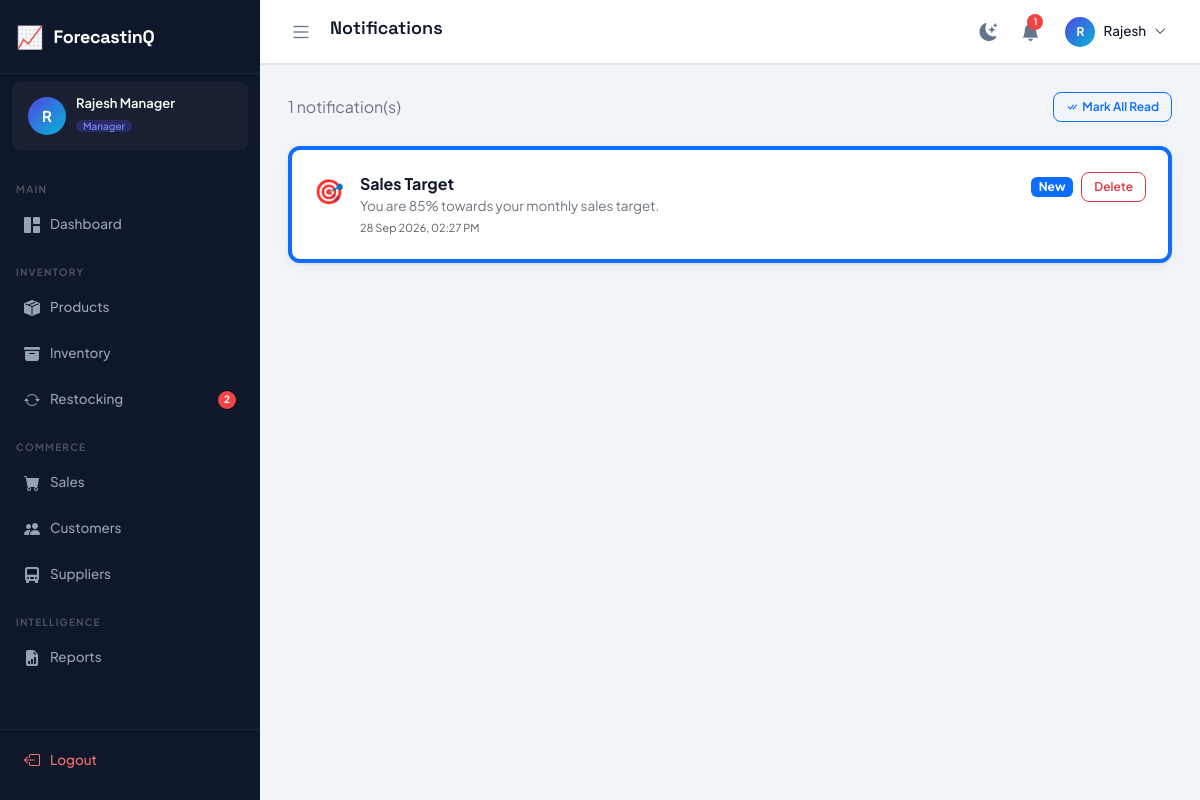
/notifications/ (signed in), run on the app's committed database.
### tables this page shows
CREATE TABLE notifications (
    id INTEGER PRIMARY KEY AUTOINCREMENT,
    user_id INTEGER,
    type VARCHAR(20) NOT NULL CHECK(type IN ('low_stock','out_of_stock','forecast','sales_target','system')),
    title VARCHAR(200) NOT NULL,
    message TEXT,
    is_read INTEGER DEFAULT 0,
    created_at TIMESTAMP DEFAULT CURRENT_TIMESTAMP,
    FOREIGN KEY (user_id) REFERENCES users(id) ON DELETE CASCADE
);

### blueprints/notifications.py (the view)
@bp.route("/")
@login_required
def index():
    user = get_current_user()
    if request.args.get("mark_all"):
        dbQuery("UPDATE notifications SET is_read=1 WHERE user_id=?", (user["id"],))
        return redirect(url_for("notifications.index"))
    notifications = dbFetchAll(
        "SELECT * FROM notifications WHERE user_id=? ORDER BY created_at DESC", (user["id"],)
    )
    icon_map = {"low_stock": "⚠️", "out_of_stock": "🚨", "forecast": "📊", "sales_target": "🎯", "system": "🔔"}
    for n in notifications:
        n["icon"] = icon_map.get(n["type"], "🔔")
    return render_template(
        "notifications/index.html",
        page_title="Notifications", active_menu="notifications",
        notifications_list=notifications,
    )

### db.py (called while the page is built)
def get_db():
    if "db" not in g:
        g.db = sqlite3.connect(current_app.config["DATABASE_PATH"])
        g.db.row_factory = sqlite3.Row
        g.db.execute("PRAGMA foreign_keys = ON")
    return g.db

def _row_to_dict(row):
    return dict(row) if row is not None else None

def dbFetchAll(sql, params=()):
    cur = get_db().execute(sql, params)
    return [dict(r) for r in cur.fetchall()]

def dbFetchOne(sql, params=()):
    cur = get_db().execute(sql, params)
    row = cur.fetchone()
    return _row_to_dict(row)

### utils.py (called while the page is built)
def is_logged_in() -> bool:
    return bool(session.get("user_id"))

def get_current_user() -> dict:
    return {
        "id": session.get("user_id", 0),
        "name": session.get("user_name", ""),
        "email": session.get("user_email", ""),
        "role": session.get("user_role", ""),
        "username": session.get("username", ""),
    }

def login_required(view):
    @wraps(view)
    def wrapped(*args, **kwargs):
        if not is_logged_in():
            return redirect(url_for("auth.login"))
        return view(*args, **kwargs)
    return wrapped

def format_datetime(value) -> str:
    if not value:
        return ""
    dt = _to_datetime(value)
    return dt.strftime("%d %b %Y, %I:%M %p") if dt else str(value)

def _to_datetime(value):
    if isinstance(value, (datetime, date)):
        return value
    if not isinstance(value, str):
        return None
    for fmt in ("%Y-%m-%d %H:%M:%S", "%Y-%m-%d", "%Y-%m-%dT%H:%M:%S"):
        try:
            return datetime.strptime(value, fmt)
        except ValueError:
            continue
    return None

def get_unread_notifications():
    user = get_current_user()
    return dbFetchAll(
        "SELECT * FROM notifications WHERE user_id = ? AND is_read = 0 ORDER BY created_at DESC LIMIT 10",
        (user["id"],),
    )

def get_notification_count() -> int:
    user = get_current_user()
    row = dbFetchOne(
        "SELECT COUNT(*) AS cnt FROM notifications WHERE user_id = ? AND is_read = 0",
        (user["id"],),
    )
    return int(row["cnt"]) if row else 0

def get_low_stock_count() -> int:
    row = dbFetchOne(
        "SELECT COUNT(*) AS cnt FROM products WHERE stock_quantity <= min_stock_level AND status='active'"
    )
    return int(row["cnt"]) if row else 0

### templates/notifications/index.html
{% extends "base.html" %}
{% block content %}
<div class="d-flex align-items-center justify-content-between mb-4">
    <span class="text-secondary">{{ notifications_list|length }} notification(s)</span>
    <a href="?mark_all=1" class="btn btn-sm btn-outline-primary"><i class="bi bi-check-all me-1"></i>Mark All Read</a>
</div>
<div class="d-flex flex-column gap-3">
{% if not notifications_list %}
    <div class="empty-state"><i class="bi bi-bell-slash"></i><p>No notifications yet.</p></div>
{% else %}
{% for n in notifications_list %}
    <div class="stat-card {{ '' if n.is_read else 'border-start border-4 border-primary' }}" style="--card-color:transparent;">
        <div class="d-flex align-items-start gap-3">
            <span style="font-size:24px;">{{ n.icon }}</span>
            <div class="flex-grow-1">
                <div class="fw-700">{{ n.title }}</div>
                <div class="text-secondary" style="font-size:13.5px;">{{ n.message }}</div>
                <div class="text-muted" style="font-size:11px;margin-top:4px;">{{ fmt_datetime(n.created_at) }}</div>
            </div>
            <div class="d-flex align-items-center gap-2">
                {% if not n.is_read %}
                <span class="badge bg-primary" style="height:fit-content;">New</span>
                {% endif %}
                <form action="{{ url_for('notifications.delete', notification_id=n.id) }}" method="POST" style="margin: 0;">
                    <button type="submit" class="btn btn-sm btn-outline-danger" onclick="return confirm('Delete this notification?');">
                        Delete
                    </button>
                </form>
            </div>
        </div>
    </div>
{% endfor %}
{% endif %}
{% endblock %}

### static/css/app.css (style rules this page uses)
:root { --primary: #4f46e5; --primary-dark: #3730a3; --primary-light: #818cf8; --accent: #06b6d4; --success: #10b981; --warning: #f59e0b; --danger: #ef4444; --info: #3b82f6; --bg: #f1f5f9; --surface: #ffffff; --surface-2: #f8fafc; --border: #e2e8f0; --border-light: #f1f5f9; --text-primary: #0f172a; --text-secondary:#64748b; --text-muted: #94a3b8; --sidebar-bg: #0f172a; --sidebar-text: #94a3b8; --sidebar-active:#4f46e5; --sidebar-hover: rgba(255,255,255,0.07); --sidebar-width: 260px; --topbar-bg: #ffffff; --topbar-height: 64px; --radius: 12px; --radius-sm: 8px; --radius-lg: 16px; --shadow: 0 1px 3px rgba(0,0,0,0.08), 0 4px 16px rgba(0,0,0,0.04); --shadow-md: 0 4px 24px rgba(0,0,0,0.10); --font-main: 'Plus Jakarta Sans', sans-serif; --font-head: 'Space Grotesk', sans-serif; --transition: 0.22s cubic-bezier(0.4,0,0.2,1); }
*, *::before, *::after { box-sizing: border-box; margin: 0; padding: 0; }
html { scroll-behavior: smooth; }
body { font-family: var(--font-main); background: var(--bg); color: var(--text-primary); display: flex; min-height: 100vh; overflow-x: hidden; transition: background var(--transition), color var(--transition); }
.stat-card { background: var(--surface); border: 1px solid var(--border); border-radius: var(--radius); padding: 22px; box-shadow: var(--shadow); transition: transform var(--transition), box-shadow var(--transition); position: relative; overflow: hidden; }
.stat-card::after { content: ''; position: absolute; top: 0; left: 0; right: 0; height: 3px; background: var(--card-color, var(--primary)); }
.btn { border-radius: var(--radius-sm); font-weight: 600; font-family: var(--font-main); font-size: 13.5px; transition: all var(--transition); }
.btn-sm { font-size: 12px; padding: 5px 12px; }
.fw-700 { font-weight: 700; }

### data on the page
notifications: icon "🎯", title "Sales Target", message "You are 85% towards your monthly sales target.", created_at "28 Sep 2026, 02:27 PM", is_read "New"

### other printed values
{{ app_name }} "ForecastinQ"
{{ (current_user.name or '?')[0]|upper }} "R"
{{ current_user.name }} "Rajesh Manager"
{{ current_user.role|capitalize }} "Manager"
{{ low_stock_count }} "2"
{{ page_title|default('Dashboard') }} "Notifications"
{{ notif_count }} "1"
{{ current_user.name.split(' ')[0] if current_user.name else '' }} "Rajesh"
{{ notifications_list|length }} "1"
